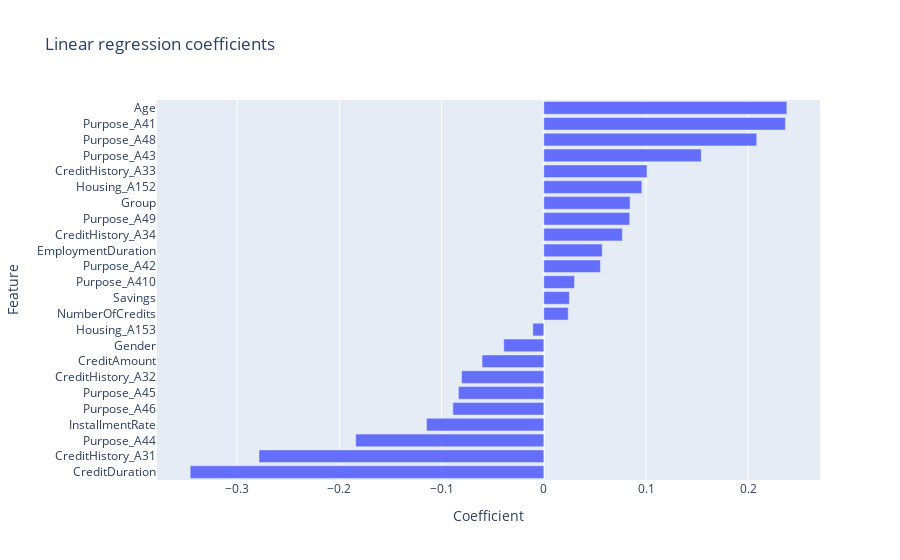

Here is the notebook cell this chart was saved with:
### Code cell
lr_bbox_coefs = pd.DataFrame(
    lr_bbox.coef_,
    columns=["Coefficients"],
    index=X_train_bbox.columns,
)

fig = px.bar(lr_bbox_coefs.sort_values("Coefficients"), orientation="h", title="Linear regression coefficients")
fig.update_layout(xaxis_title="Coefficient", yaxis_title="Feature", showlegend=False)
fig.show()

### Figure 1 — Plotly figure (JSON) as saved in the notebook; plotly's stock layout.template omitted (floating-point values rounded to 4 significant figures)
{"data": [{"alignmentgroup": "True", "hovertemplate": "variable=Coefficients<br>value=%{x}<br>index=%{y}<extra></extra>", "legendgroup": "Coefficients", "marker": {"color": "#636efa", "pattern": {"shape": ""}}, "name": "Coefficients", "offsetgroup": "Coefficients", "orientation": "h", "showlegend": true, "textposition": "auto", "type": "bar", "x": [-0.346, -0.2786, -0.184, -0.1147, -0.08895, -0.08348, -0.08037, -0.06041, -0.03918, -0.01073, 0.0239, 0.02502, 0.03006, 0.05545, 0.05717, 0.07691, 0.08407, 0.08441, 0.09595, 0.101, 0.1541, 0.2083, 0.2364, 0.2378], "xaxis": "x", "y": ["CreditDuration", "CreditHistory_A31", "Purpose_A44", "InstallmentRate", "Purpose_A46", "Purpose_A45", "CreditHistory_A32", "CreditAmount", "Gender", "Housing_A153", "NumberOfCredits", "Savings", "Purpose_A410", "Purpose_A42", "EmploymentDuration", "CreditHistory_A34", "Purpose_A49", "Group", "Housing_A152", "CreditHistory_A33", "Purpose_A43", "Purpose_A48", "Purpose_A41", "Age"], "yaxis": "y"}], "layout": {"barmode": "relative", "legend": {"title": {"text": "variable"}, "tracegroupgap": 0}, "showlegend": false, "title": {"text": "Linear regression coefficients"}, "xaxis": {"anchor": "y", "domain": [0, 1], "title": {"text": "Coefficient"}}, "yaxis": {"anchor": "x", "domain": [0, 1], "title": {"text": "Feature"}}}}
